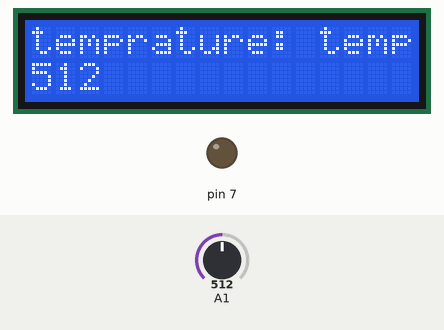
Simulated run of this sketch. Board: Arduino Uno, built with avr-gcc and run on an emulated ATmega328P. Shown: 16×2 character LCD, output pins drawn as LEDs (lit = HIGH). Inputs (shaded band) come from the test bench; at power-on: A1 = 512.

Above: at 2.2 s.
2.3 s: A1 set to 211
At 2.7 s:
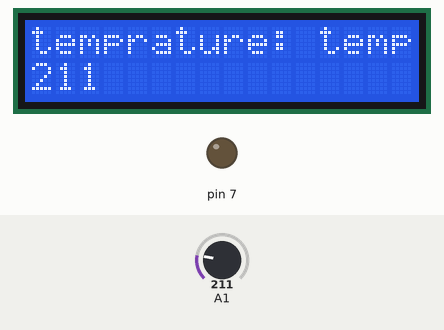
3.8 s: A1 set to 186
At 4.8 s:
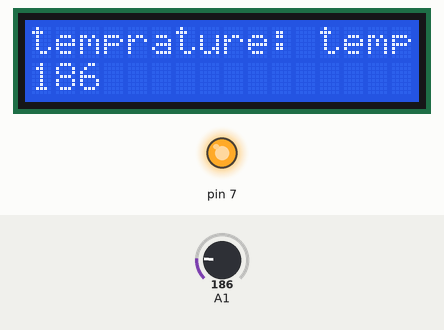
5.4 s: A1 set to 210
At 6.8 s:
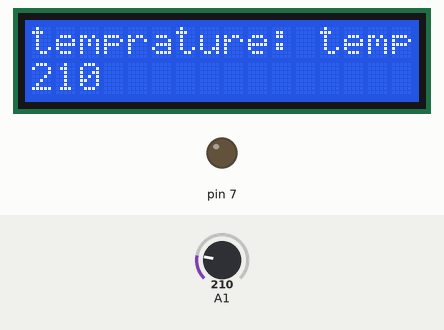
Timing chart, 0 to 8.4 s (numbered marks = the images above; inputs shaded):
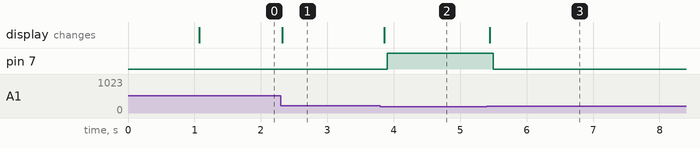

The sketch:

Temprature_Simulator.ino
```cpp
#include <LiquidCrystal.h>


LiquidCrystal lcd(12, 11, 5, 4, 3, 2);

void setup()
{ pinMode(A1,0);
 pinMode(7,1);

  lcd.begin(16,2);
  lcd.print("photoresistorval.");
 delay(1000);

}

void loop()
{ int x=analogRead(A1);
 float valtage = x*(5.0/1023.0);
 lcd.clear();
 lcd.setCursor(0,0);
 lcd.print("temprature: ");

 lcd.print("temprature value");

 lcd.setCursor(0,1);
 lcd.print(x);
 delay(50);
 if (x<=200)
 {
   digitalWrite(7,1);
 }
 else{
   digitalWrite(7,0);
 }
}
```

Measured:
- the behaviour switches between 201 and 200 on A1 (found by bisection; images 1 and 2)
- after the input at 2.3 s, the display: changes at once (image 1)
- after the input at 3.8 s, pin 7: LOW → HIGH after 0.10 s; the display: changes after 0.05 s (image 2)
- after the input at 5.4 s, pin 7: HIGH → LOW after 0.09 s; the display: changes at once (image 3)
